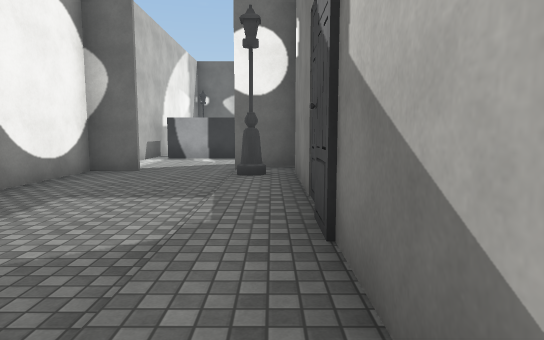
View 1 (above)

24 first-person views from a walk through a scene from a Unity 3-D project. The camera is 1.4 m above the floor, tilts 6° down and sees 75° across. Doors are open. The floor is counted in squares, 2 m on a side. Each view is taken from the middle of a square. On the plan, view 1 faces up. The plan holds only what a view shows up to about 11 squares ahead; the rest is blank. The place goes on beyond the plan. The player character is not drawn. Surface patterns are stand-ins for the level's own textures.

View 2
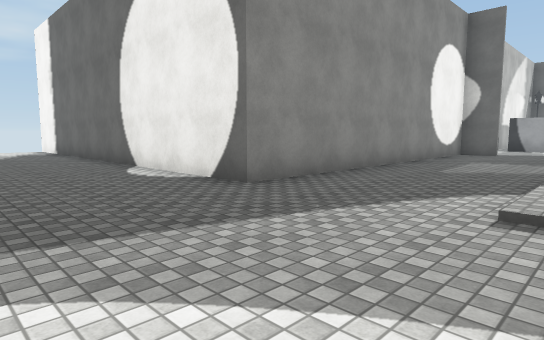

View 3
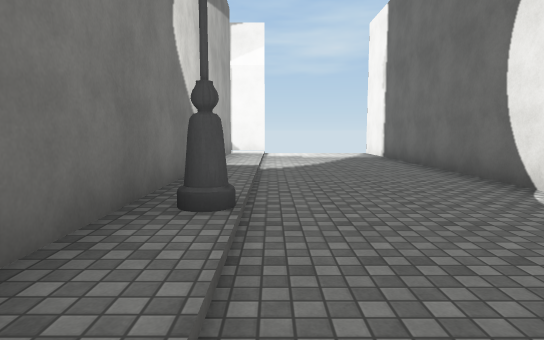

View 4
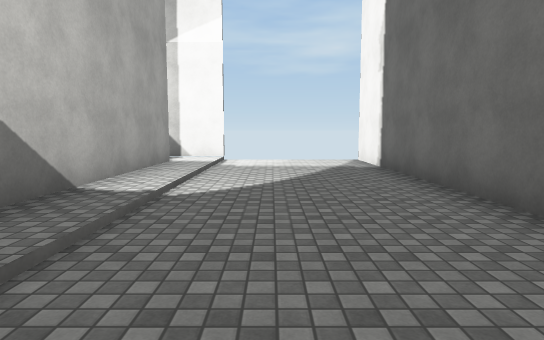

View 5
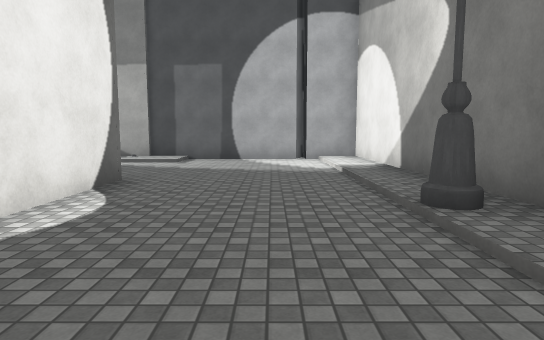

View 6
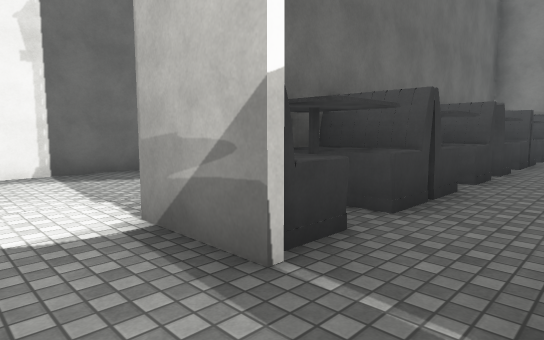

View 7
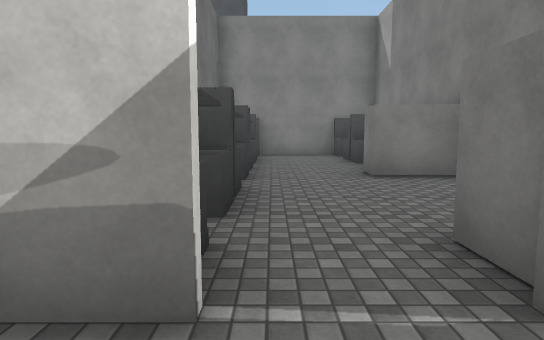

View 8
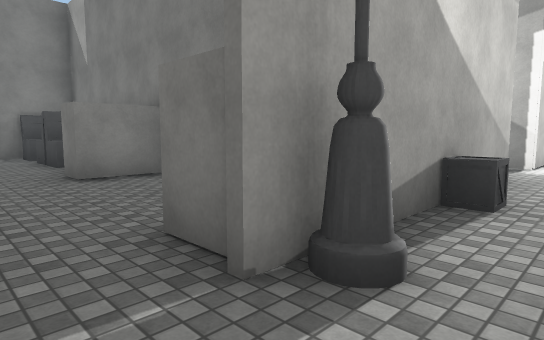

View 9
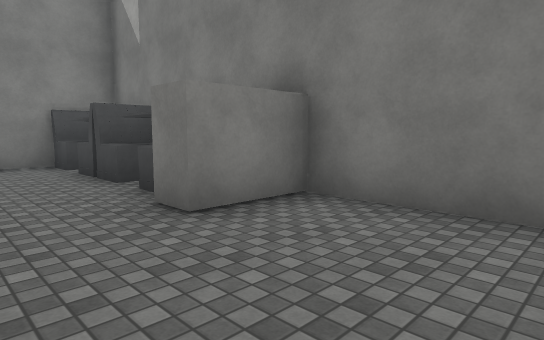

View 10
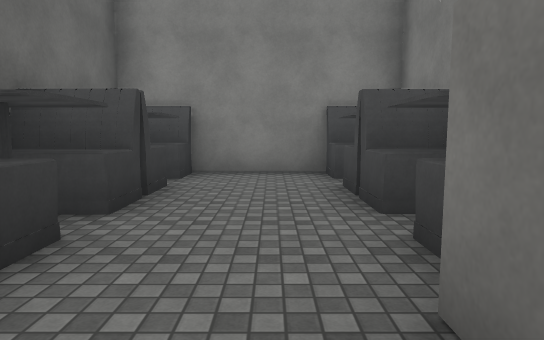

View 11
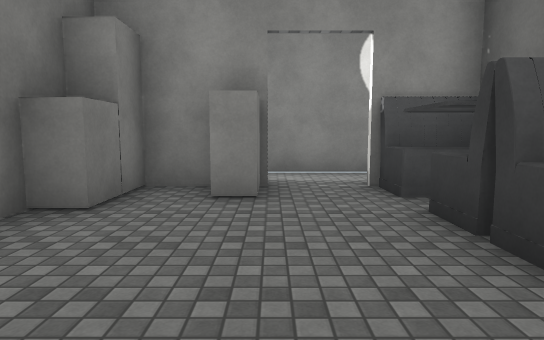

View 12
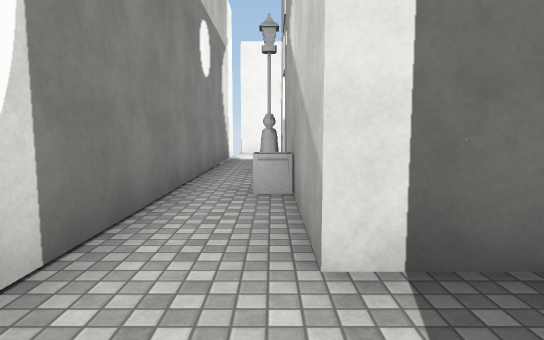

View 13
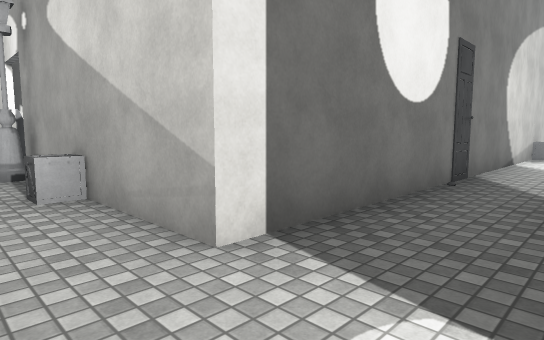

View 14
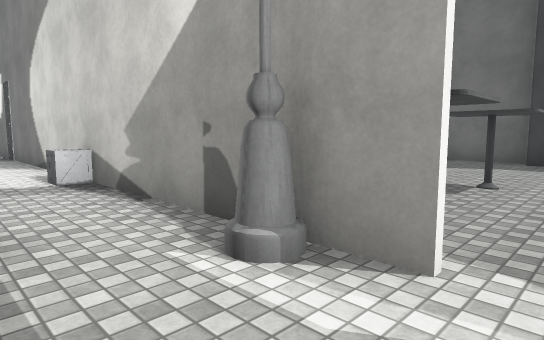

View 15
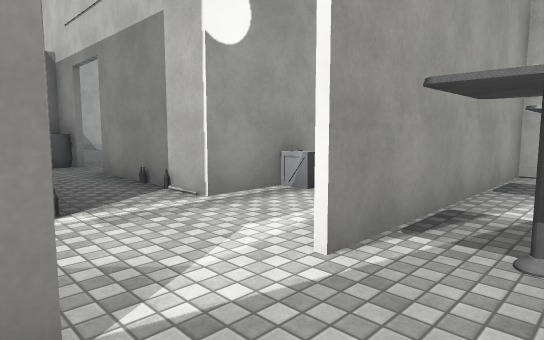

View 16
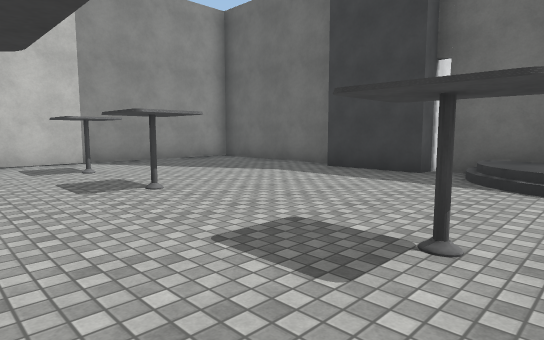

View 17
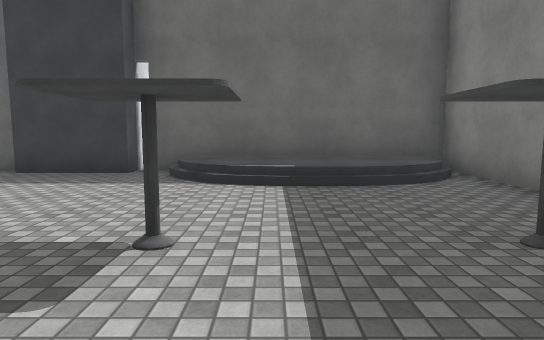

View 18
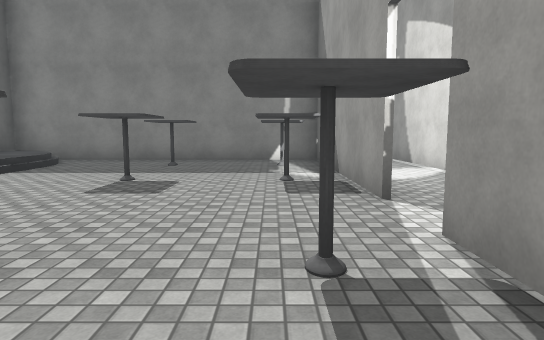

View 19
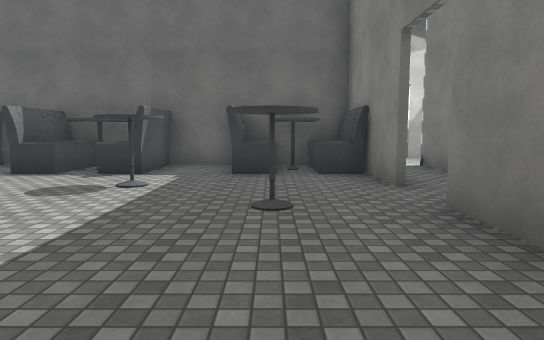

View 20
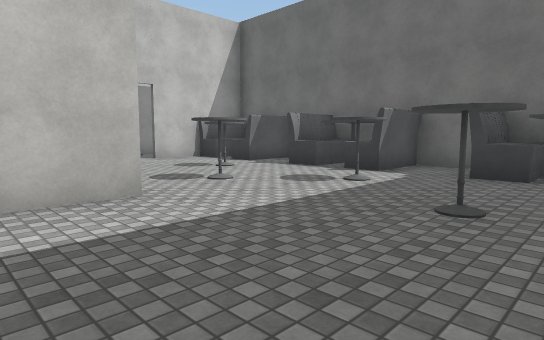

View 21
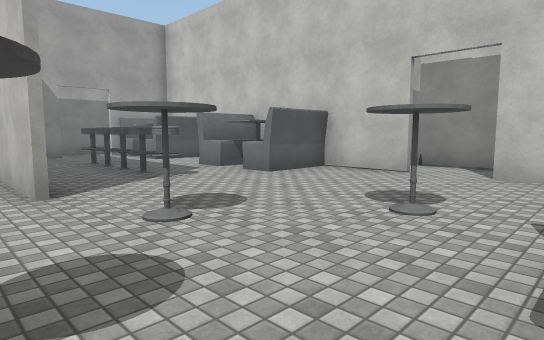

View 22
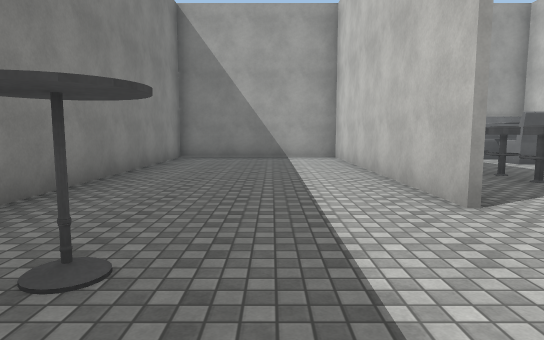

View 23
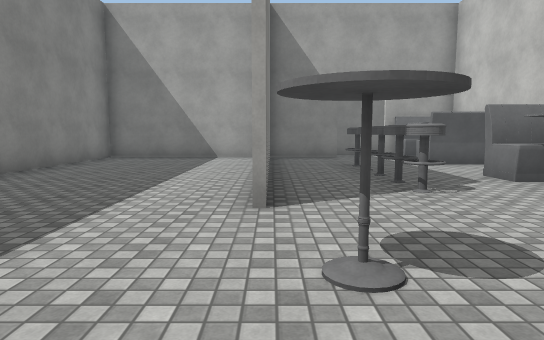

View 24
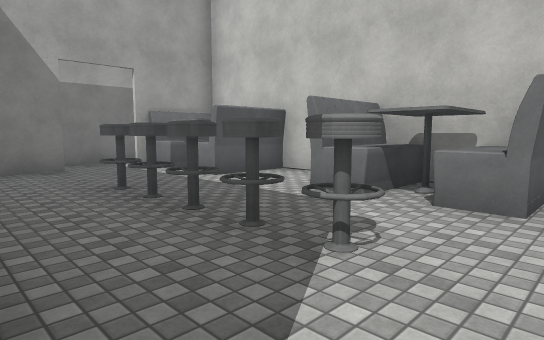

### Floor plan
Key: @ floor where view 1 was taken; # wall or solid block; . main floor; - floor 0.25 m lower than the main floor; : floor 0.5 m higher than the main floor; / step, stairs or slope; D open door; O other object.
Columns run from 16 left of view 1 to 9 right of it. Each row starts with its distance up from view 1.
 11             #OOO
 10             #---
  9              ---
  8              ---
  7             ##--##
  6             #---O#
  5             #---.#
  4             #---.#
  3             #---.#
  2             #---.#
  1             #---.#
  0             #---@
 -1   ###########---.#
 -2  ---------------/#
 -3  ----------------#
 -4  ----------------#
 -5  ////////////////##
 -6 #.........O.######DD####
 -7 #..OOOOOOOOOO....../::::##
 -8 #.D.........#.......////.#
 -9 #.DO........#............#
-10 #.OO...#OOO.#............#
-11 #..O...#OOOOO.O..O..O..O.#
-12 #.O.###     #............#
-13 #..#        # O..O..O..O.#
-14 #..###############DD######
-15  ...........O...OO.....
-16  ....    ######O.........
-17    #   OOO OO..OO..#  ####
-18        #.O.OO..OO#.
-19       .#..O..O...#.
-20      #.D.........D
-21      #.D....O..O.O
-22        #.........
-23        #O.O.#....#
-24        #O.O.#....#
-25        #..O.#....#
-26        #..O.#....#
-27        #O...#....#
-28        #O...#....#
-29        #ODD#######
-30          ..
-31         ###

Positions as (right, up) in squares from view 1, and headings:
1: (0, 0), facing up
2: (0, -5), facing up-left
3: (-3, -5), facing left
4: (-6, -4), facing left
5: (-9, -4), facing right
6: (-15, -9), facing up-right
7: (-15, -8), facing right
8: (-15, -8), facing down-right
9: (-12, -8), facing down-right
10: (-10, -9), facing right
11: (-9, -9), facing left
12: (-14, -16), facing up
13: (-15, -16), facing up-right
14: (2, -16), facing up-left
15: (3, -13), facing down-left
16: (5, -13), facing up-left
17: (5, -13), facing up
18: (-1, -13), facing right
19: (-1, -24), facing up
20: (0, -24), facing up-left
21: (-3, -18), facing down-left
22: (-2, -19), facing down
23: (-4, -19), facing down
24: (-4, -22), facing down-left
